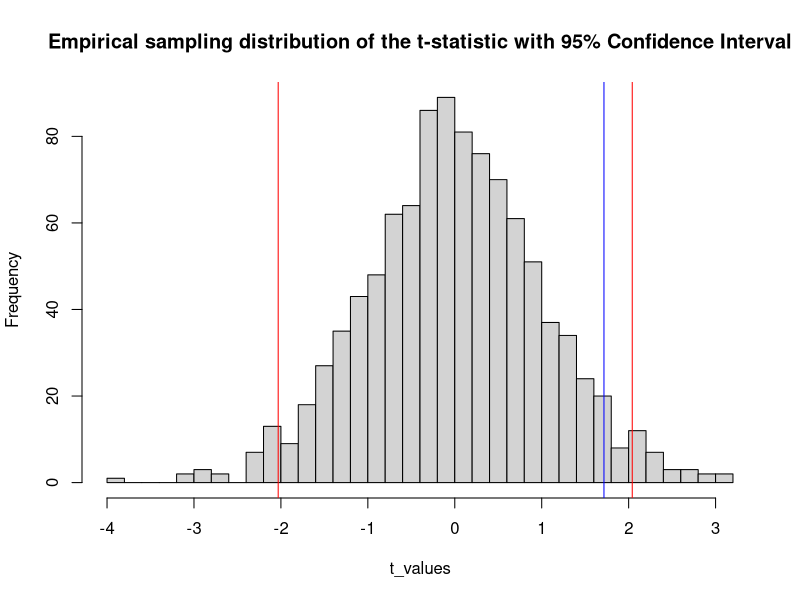
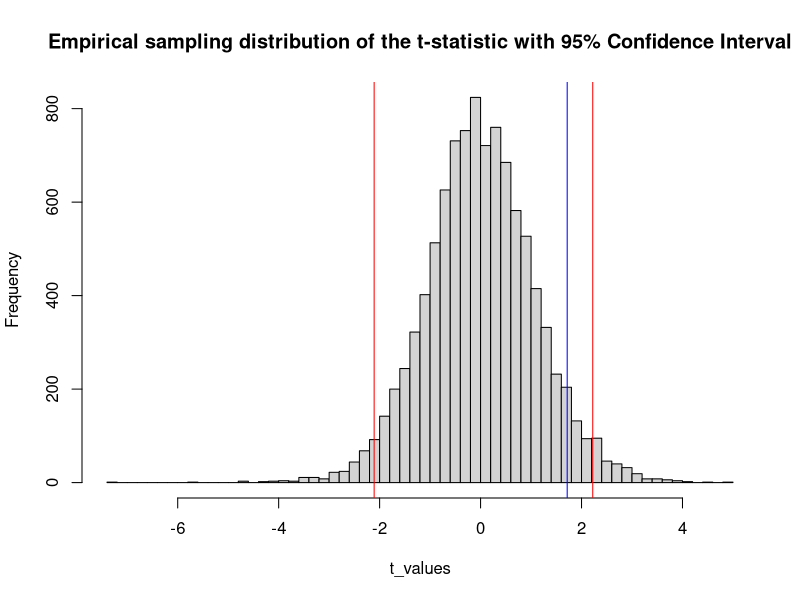
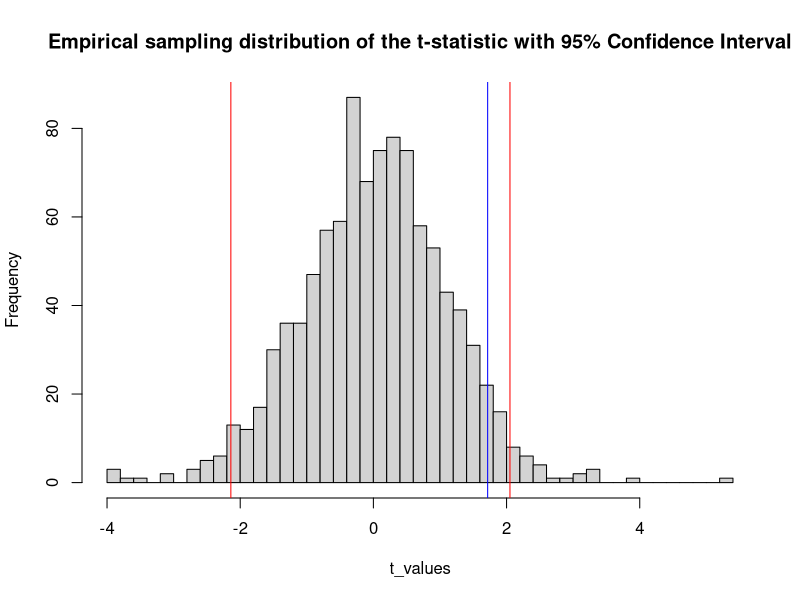
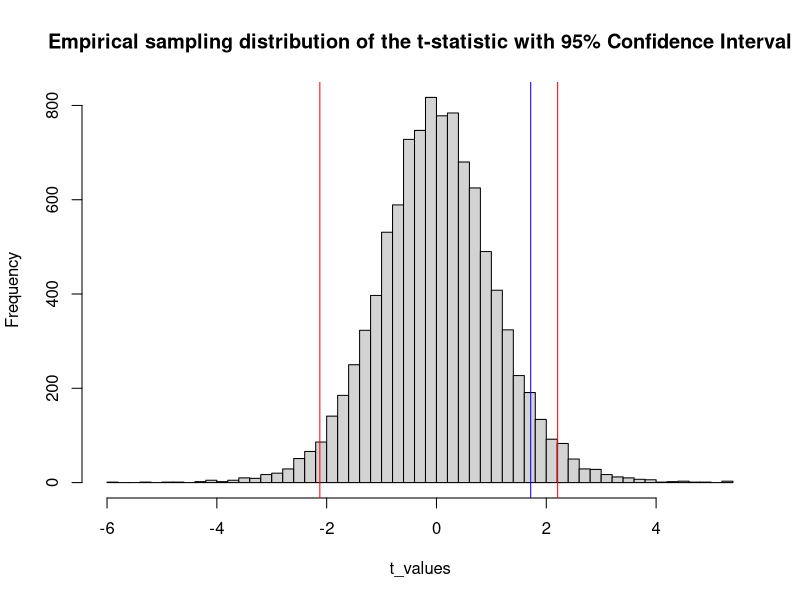
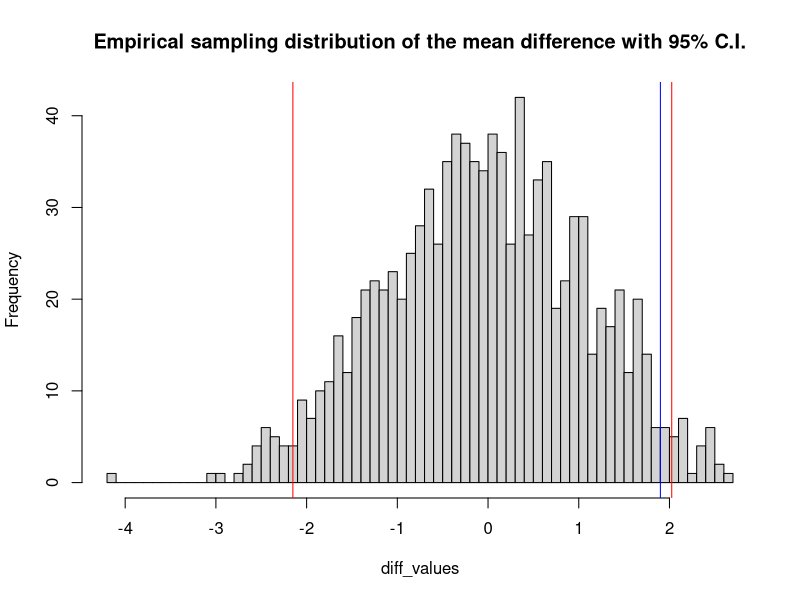
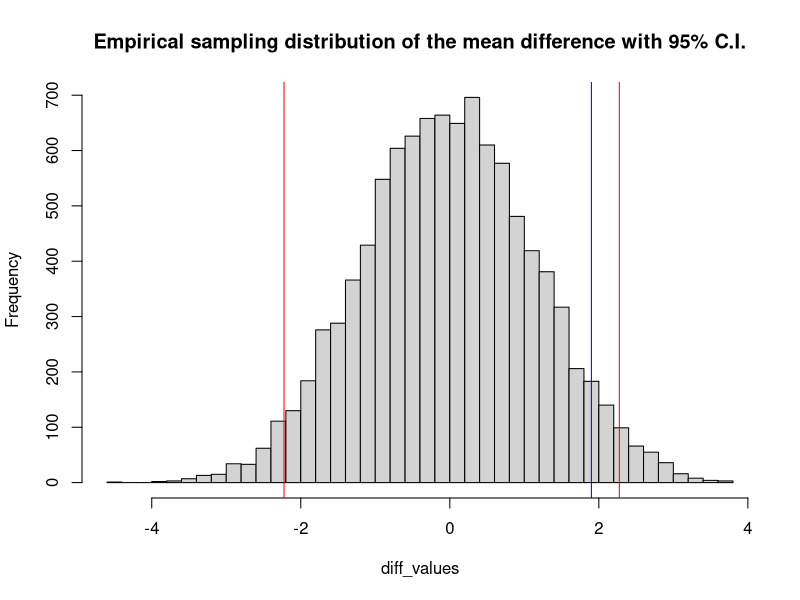

The R script that drew these images, in order:
## ---- chunk 1
knitr::opts_chunk$set(echo = TRUE)
## ---- chunk 2
set.seed(13)
## ---- chunk 3
control_1 <- rnorm(n = 50, mean = 150, sd = 15)
treatment_1 <- rnorm(n = 50, mean = 160, sd = 15)
## ---- chunk 4
t.test(treatment_1, control_1)
## ---- chunk 5
#We perform a t-test 1000 times and determine the power
t.power <- function(mean1, mean2, n1, n2 = n1, sd1, sd2 = sd1, nsim = 1000){
#Obtain confidence intervals, find margin of errors and subtract it to the proposed mean.
#Important to note is, that these specifications are not limited to a certain number of sample means et.
  lower <-  qt(.025,df=sum(n1 + n2) - 2)
  upper <- qt(.975,df=sum(n1 + n2) - 2)
  ts <- replicate(nsim,
                 t.test(rnorm(n1, mean1, sd1),
                        rnorm(n2, mean2, sd2))$statistic)
  sum(ts < lower | ts > upper) / nsim
}

t.power(n1 = 50, n2 = 50, mean1 = 150, mean2 = 160, sd1 = 15, sd2 = 15)
#With our function we find that the power is estimated to be 0.906

#This way of calling the function is clearer
t.power(mean1 = 150, mean2 = 160, n1 = 50, sd1 = 15)

#Check with inbuilt function and compare the estimates
power.t.test(n = 50, delta = 10, sd = 15)
#With the inbuilt function we obtain a power estimate of 0.9099633 (rounding difference).
#Now we also round
round(0.9099633, digits=4)
#In this case the power equals 0.913.

#To compare different degrees of power we define smaller sample seizes....
t.power(n1 = 10, n2 = 10, mean1 = 150, mean2 = 160, sd1 = 15, sd2 = 15)
#Now the power decreases to 0.306

#...and we also define larger sample seizes
t.power(n1 = 150, n2 = 150, mean1 = 150, mean2 = 160, sd1 = 15, sd2 = 15)
#And with such a large sample seize the power inreases to 99.9 percent
## ---- chunk 6
## Bootstrap function using the sample() function

## First, create a function that can receive three arguments
## The first and second argument should be vectors containing numerical values that you wish
## to test between. The third argument is the number of times you would like to estimate
## the t-statistic through resampling. By default, this value is 1000.
MyBootstrap <- function(x, y, numtimes = 1000) {
  ## First, the function should save the initial t-value
  initial_t <- t.test(x, y)$statistic
  
  ## Then, the function creates space for the resampled t-values:
  t_values <- rep(0, numtimes)
  
  ## The bootstrap:
    ## For 1 to the specified number of times (default = 1000), do the following:
  for(i in 1:numtimes) {
    ## Create a temporary sample with replacement through the sample() function of 
    ## all the elements in both x and y to make a temporary sample that is of equal size to the 
    ## size of the concatenated first and second input
    temp_sample <- sample(x = c(x, y), replace = TRUE)
    ## From this temporary sample, the first n1 (= equal to the number of observations in group x) 
    ## of the elements then go to a new vector called S1
    S1 <- temp_sample[1:length(x)]
    ## Then the rest of the values from the temporary sample 
    ## (= equal to number of observations in group y) go to a new vector called S2
    S2 <- temp_sample[(length(x) + 1):(length(x)+length(y))]
  
    ## Now, with two re-sampled groups based on x and y, we calculate the t-statistic
    ## and put this value in the ith element of the earlier created space
    t_values[i] <- t.test(S1, S2)$statistic
  }
  ## Including relevant statistics
    ## The function should then produce the 95% confidence interval of the empirical sampling distribution
    CI <- quantile(t_values, p = c(0.025, 0.975))
    ## The function should also provide a histogram of the empirical sampling distribution
    ## with indicators at the 95% confidence interval and the initial t-value
    hist(t_values, nclass = 50, main = "Empirical sampling distribution of the t-statistic with 95% Confidence Interval")
    abline(v = CI, col = "red")
    abline(v = initial_t, col = "blue")
    ## Finally, the function should give the probability of finding a value more extreme than
    ## the initial t-value given the empirical sampling distribution
    if (initial_t < 0) {
    ## This is done through an if-statement, where if the initial t-value is below zero:
      ## the p-value becomes the amount of times the resampled t-values are smaller than the initial t-value
      ## divided by the total amount of times the t-values have been estimated
      p_value <- sum(t_values < initial_t)/numtimes
    } else {
      ## if the t-value is above zero, the p-value instead becomes the amount of times the 
      ## resampled t-values are larger than the initial t-value divided by the total amount of
      ## times the t-values have been estimated
      p_value <- sum(t_values > initial_t)/numtimes
    }
    
    ## Then, we create a list of all the relevant information and give them apt names
    list_of_statistics <- list(initial_t, CI, p_value)
    names(list_of_statistics) <- c("Initial t-statistic", "Upper and lower bound of the 95% C.I. of the empirical sampling distribution", 
                                   "Probability of finding a value that is more extreme than the initial t-value given the distribution")
  ## Finally, as output, the function should return the list of relevant information
  return(list_of_statistics)

}

## Creating the flight data:

CSFI <- c(2, 5, 5, 6, 6, 7, 8, 9)
TFI <- c(1,1,2,3,3,4,5,7,7,8)

## Examples using the Flight instruction data

set.seed(13)

MyBootstrap(CSFI, TFI)
MyBootstrap(CSFI, TFI, 10000)
## ---- chunk 7
## Bootstrap function without the use of the sample() function

## Similar to before, we create a function that can receive up to three arguments
## The first and second arguments should correspond to two numerical vectors
## that one wishes to perform a t-test between.
## The third argument is the number of times they would like to resample
## the statistic of interest. By default this value is 1000.
Indexed_Bootstrap <- function(x, y, numtimes = 1000) {
  ## First, the function should store the initial t-value
  initial_t <- t.test(x, y)$statistic
  
  ## Then, it should create space for the statistic that is to be resampled:
  t_values <- rep(0, numtimes)
  
  ## The bootstrap:
  ## First, we merge the data of both datasets
  merged_data <- c(x, y)
  ## Then, we make space for the temporary sample
  temp_sample <- rep(0, length(merged_data))
  ## Then, the bootstrapping of the t-statistic starts as follows:
  for(i in 1:numtimes) {
    ## We create a temporary sample with replacement with the following method:
    ## First, a for-loop is created that starts at 1 and ends at the length of the merged dataset
    for(j in 1:length(merged_data)) {
      ## Then, for every loop, we generate a pseudo-random number from a uniform distribution 
      ## that is from length .5001 to the length of the merged dataset + 0.4999 and then we round this to a whole number
          ## The reason the uniform distribution ranges from .5001 to the legnth of the dataset 0.4999, is because
          ## we use the function round(). If we were to only range it from 1 to the length of the dataset,
          ## the first and last element would have half the probability of being selected compared to other elements.
      ## We want a uniform distribution so that every whole rounded number has an equal chance of being chosen
      Y <- round(runif(1, 0.5001, (length(merged_data) + 0.4999)))
      ## Finally, from the merged dataset, we take element that corresponds to the rounded pseudo-randomly generated number
      ## and add this to the temporary sample in the jth spot
      temp_sample[j] <- merged_data[Y]
    ## This loop is then repeated until we have a dataset that is of equal length to the merged dataset
    }
    ## Then, from this temporary sample, the first n1 (= number of values in group x) 
    ## of the elements in the temporary sample go to a new vector called S1
    S1 <- temp_sample[1:length(x)]
    ## And the rest of the values (= equal to number of values in group y)
    ## of the elements in the temporary sample go to a new vector called S2
    S2 <- temp_sample[(length(x) + 1):(length(x)+length(y))]
    
    ## Now, with two sampled groups based on x and y, we calculate the t-statistic
    ## and put this value in the ith element of the earlier created space for the t-statistic
    t_values[i] <- t.test(S1, S2)$statistic
  
  }
  ## To include relevant statistics concerning the resampled statistic,
  ## We create a confidence interval of the empirical sampling distribution
  CI <- quantile(t_values, p = c(0.025, 0.975))
  ## Furthermore, the function should show a histogram of the empirical sampling distribution
  ## with indicators at the 95% confidence interval and at the initial t-value
  hist(t_values, nclass = 50, main = "Empirical sampling distribution of the t-statistic with 95% Confidence Interval")
  abline(v = CI, col = "red")
  abline(v = initial_t, col = "blue")
  ## Finally, the function should give the probability of finding a value more extreme than
  ## the initial t-value given the empirical sampling distribution
  if (initial_t < 0) {
  ## This is done through an if-statement, where if the initial t-value is below zero:
      ## the p-value becomes the amount of times the resampled t-values are smaller than the initial t-value
      ## divided by the total amount of times the t-values have been estimated
    p_value <- sum(t_values < initial_t)/numtimes    
    } else {
      ## if the t-value is above zero, the p-value instead becomes the amount of times the 
      ## resampled t-values are larger than the initial t-value divided by the total amount of
      ## times the t-values have been estimated
    p_value <- sum(t_values > initial_t)/numtimes
    }
    
  
  ## Then, we create a list of all the relevant information and give all elements apt names
  list_of_statistics <- list(initial_t, CI, p_value)
  names(list_of_statistics) <- c("Initial t-statistic", "Upper and lower bound of the 95% C.I. of the empirical sampling distribution", 
                                 "Probability of finding a value that is more extreme than the initial t-value given the distribution")
  ## Finally, as output, the function should return the list of relevant information
  return(list_of_statistics)
}

## Examples using the Flight instruction data

set.seed(13)

Indexed_Bootstrap(CSFI, TFI)
Indexed_Bootstrap(CSFI, TFI, 10000)
## ---- chunk 8
## We create a function that has a similar argument structure as the above resampling functions
Estimation_Bootstrap <- function(x, y, numtimes = 1000) {
  ## First, the function stores the initial mean difference, allowing for missing values:
  initial_diff <- mean(x, na.rm = TRUE) - mean(y, na.rm = TRUE)
  
  ## Then the function creates space for the future resampled statistics:
  diff_values <- rep(0, numtimes)
  
  ## The bootstrap:
  ## For every i in 1 to the specified number of times, do the following:
  for(i in 1:numtimes) {
    ## Create a temporary sample from the concatenated vectors with replacement through the use of 
    ## the sample() function
    temp_sample <- sample(x = c(x, y), replace = TRUE)
    ## Assign the first n1 (= equal to the number of values in group x) of the elements in the temporary sample 
    ## to a new vector called S1
    S1 <- temp_sample[1:length(x)]
    ## Then assign the rest of the values (= equal to the number of values in group y)
    ## of the elements in the temporary sample to a new vector called S2
    S2 <- temp_sample[(length(x) + 1):(length(x)+length(y))]
    
    ## Now, with two sampled groups based on x and y, we calculate the mean difference
    ## and put this value in the ith element of the earlier created space, again allowing for missing values
    ## in case those were sampled from the concatenated dataset
    diff_values[i] <- mean(S1, na.rm = TRUE) - mean(S2, na.rm = TRUE)
  }
  ## Relevant statistics
  
  ## First: a confidence interval of the empirical sampling distribution through quantile()
  CI <- quantile(diff_values, p = c(0.025, 0.975))
  ## Then, a histogram with indicators at the 95% confidence interval and at the initial difference value
  hist(diff_values, nclass = 50, main = "Empirical sampling distribution of the mean difference with 95% C.I.")
  abline(v = CI, col = "red")
  abline(v = initial_diff, col = "blue")
    ## The function should also report the bias of the mean difference from the initial sample:
      ## The bias is equal to the mean of the empirical sampling distribution minus the initial difference value
    Bias <- mean(diff_values) - initial_diff
    ## Furthermore, the function should report the efficiency of our estimated mean difference: 
      ## Efficiency is measured by the Mean square error, which is calculated through the following formula
    MSE <- var(diff_values, na.rm = TRUE) + Bias^2
    
    SE <- sd(diff_values, na.rm = TRUE)
   
    ## Finally, we put all relevant information in a list and give all parts apt names
    list_of_information <- list(initial_diff, CI, Bias, MSE, SE)
    names(list_of_information) <- c("Initial Mean Difference", "95% Confidence Interval of the Empirical Sampling Distribution",
                                    "Bias of the Mean Difference", "Mean Squared Error", "Standard Error of the Empirical Sampling Distribution")
    ## As output, it should return the list of relevant statistics
    return(list_of_information)
}

## Examples using the Flight instruction data:

set.seed(13)

Estimation_Bootstrap(CSFI, TFI)
Estimation_Bootstrap(CSFI, TFI, 10000)
